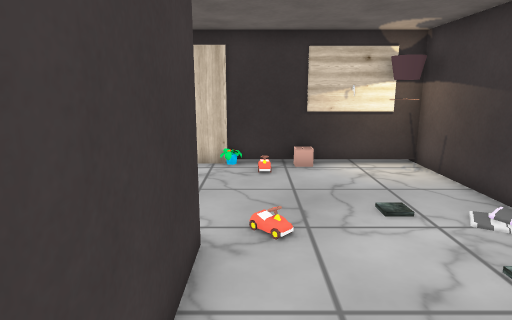
[1] (above)

13 first-person views from a walk through a scene from a Unity 3-D project. The camera is 1.3 m above the floor, tilts 12° down and sees 75° across. The floor is counted in squares, 0.5 m on a side. Each view is taken from the middle of a square. On the plan, view 1 faces up. The plan holds only what a view shows up to about 20 squares ahead; the rest is blank. The place goes on beyond the plan. The player is left out. Some surface patterns are stand-ins.

[2]
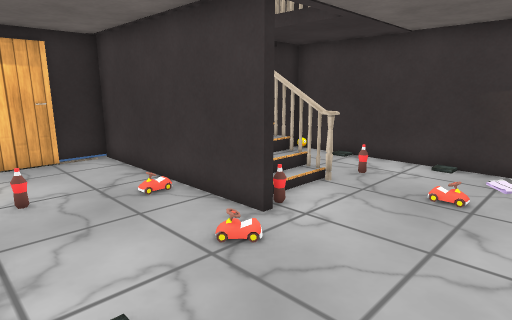

[3]
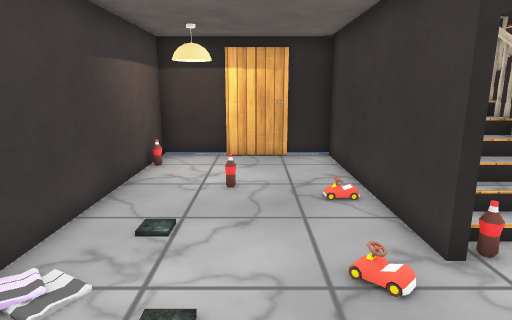

[4]
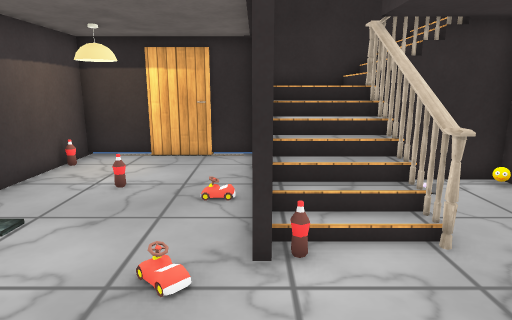

[5]
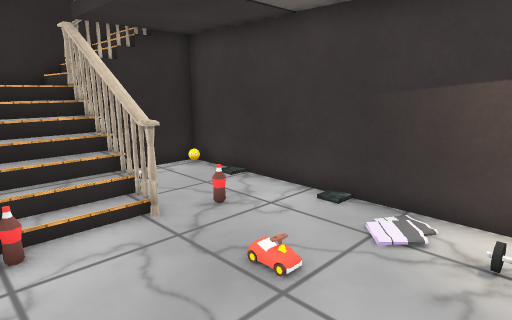

[6]
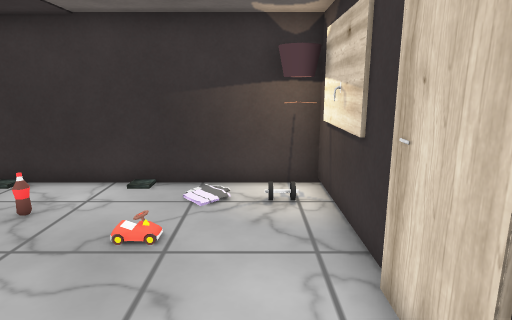

[7]
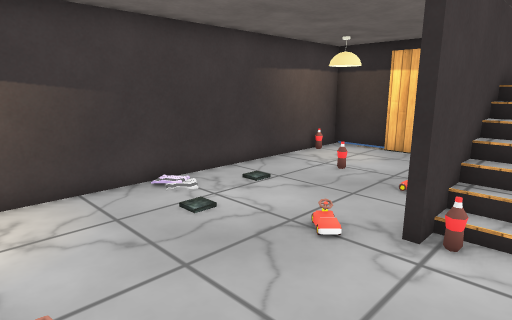

[8]
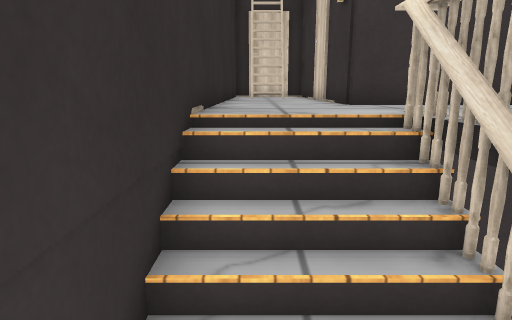

[9]
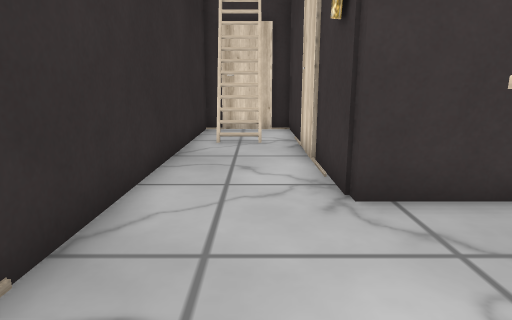

[10]
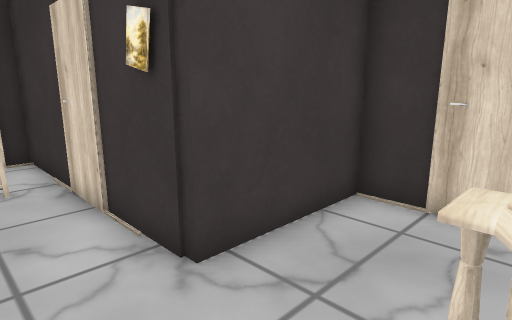

[11]
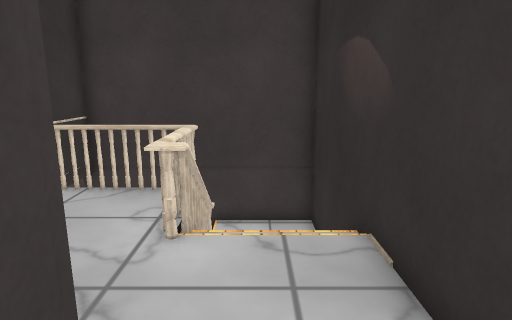

[12]
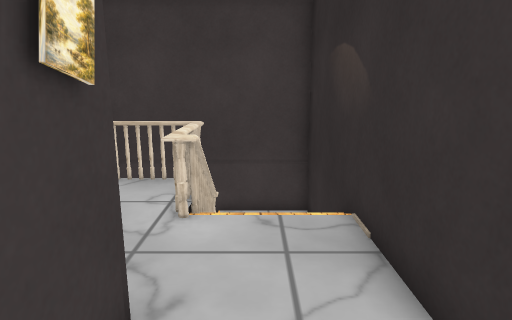

[13]
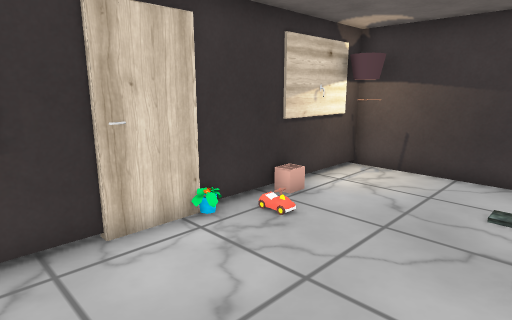

### Floor plan
Key: @ floor where view 1 was taken; # wall or solid block; . main floor; : floor 1.25 m higher than the main floor; + floor 2.25 m higher than the main floor; * floor 2.5 m higher than the main floor; / step, stairs or slope; = window, fence, low wall or low ledge; v drop or lower ground; O other object.
Columns run from 17 left of view 1 to 6 right of it. Each row starts with its distance up from view 1.
 12          ###############
 11          ## .....O...###
 10          #............ #
  9          #.............#
  8          #...O.........#
  7          #.............#
  6          #.......O.....#
  5       ####.O.O.O#......#
  4       #**v...O//#......#
  3       #**....O//#......#
  2       #**... #//#O.....#
  1       #**.# O#//#...O..#
  0 #######***OOOO :#@.....#
 -1 #=********+//  :#.....O#
 -2 #=********+//  :#......#
 -3 ########################

Positions as (right, up) in squares from view 1, and headings:
1: (0, 0), facing up
2: (4, 10), facing down-left
3: (2, 10), facing down
4: (-1, 10), facing down
5: (-1, 11), facing down-left
6: (1, 10), facing left
7: (-3, 11), facing down-right
8: (-2, -2), facing left
9: (-6, -1), facing left
10: (-7, -2), facing up-left
11: (-13, -1), facing right
12: (-14, -1), facing right
13: (-5, 6), facing up-right
